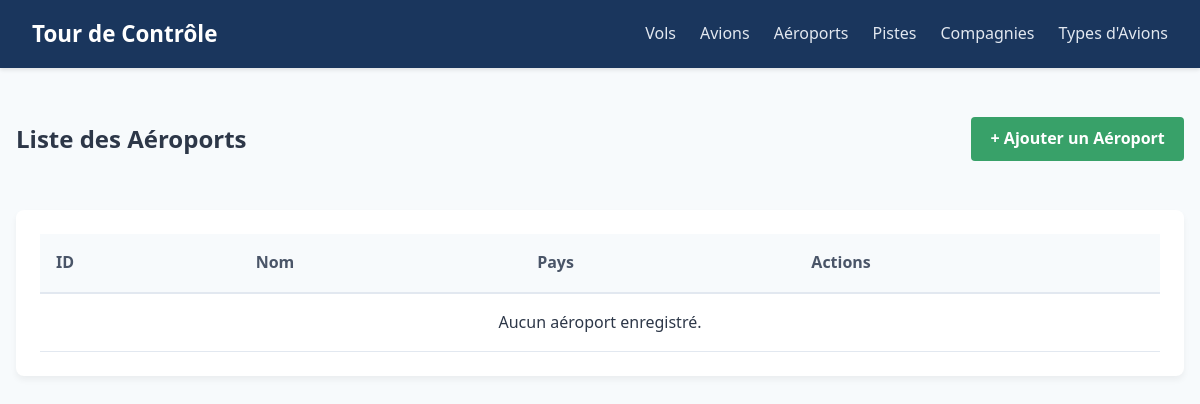
The app's page /aeroports/, older data.
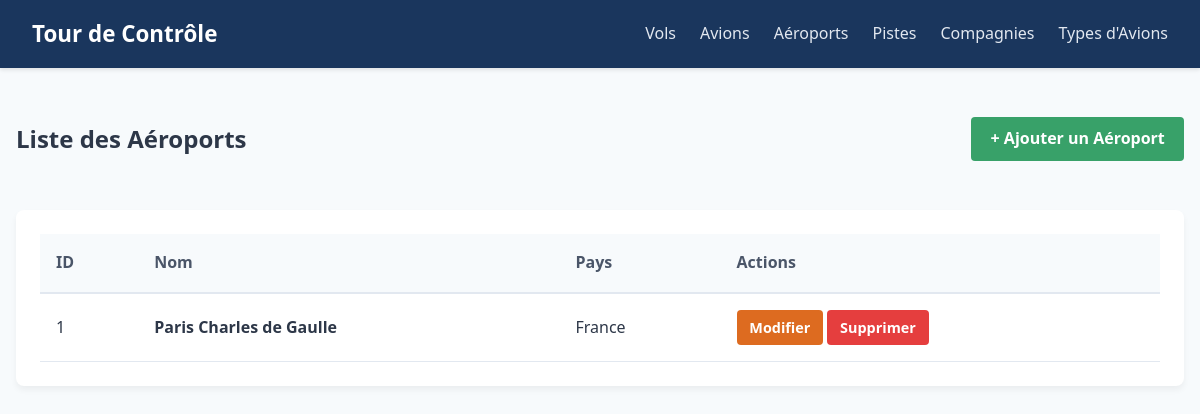
The same page, newer data.
### gestion_trafic/models.py (models this page shows, shortened)
class Aeroport(models.Model):
    nom = models.CharField(max_length=150, verbose_name="Nom de l'aéroport")
    pays = models.CharField(max_length=100, verbose_name="Pays")

### gestion_trafic/views.py (the view)
# urls.py: path('aeroports/', views.AeroportListView.as_view(), name='liste_aeroports'),
class AeroportListView(ListView):
    model = Aeroport
    template_name = 'gestion_trafic/aeroports/liste.html'
    context_object_name = 'aeroports'

### gestion_trafic/templates/gestion_trafic/aeroports/liste.html
{% extends 'gestion_trafic/base.html' %}
{% block content %}
<div class="page-header">
    <h2>Liste des Aéroports</h2>
    <a href="{% url 'ajouter_aeroport' %}" class="btn btn-success">+ Ajouter un Aéroport</a>
</div>
<div class="data-card">
    <table class="data-table">
        <thead>
            <tr>
                <th>ID</th>
                <th>Nom</th>
                <th>Pays</th>
                <th>Actions</th>
            </tr>
        </thead>
        <tbody>
            {% for aeroport in aeroports %}
            <tr>
                <td>{{ aeroport.id }}</td>
                <td><strong>{{ aeroport.nom }}</strong></td>
                <td>{{ aeroport.pays }}</td>
                <td>
                    <a href="{% url 'modifier_aeroport' aeroport.id %}" class="btn btn-warning">Modifier</a>
                    <a href="{% url 'supprimer_aeroport' aeroport.id %}" class="btn btn-danger">Supprimer</a>
                </td>
            </tr>
            {% empty %}
            <tr>
                <td colspan="4" style="text-align: center;">Aucun aéroport enregistré.</td>
            </tr>
            {% endfor %}
        </tbody>
    </table>
</div>
{% endblock %}

Row changes from the older to the newer data that the page shows:
added Aeroport: id "1", nom "Paris Charles de Gaulle", pays "France"
Text that changed along with them:
text no longer shown: "Aucun aéroport enregistré."
